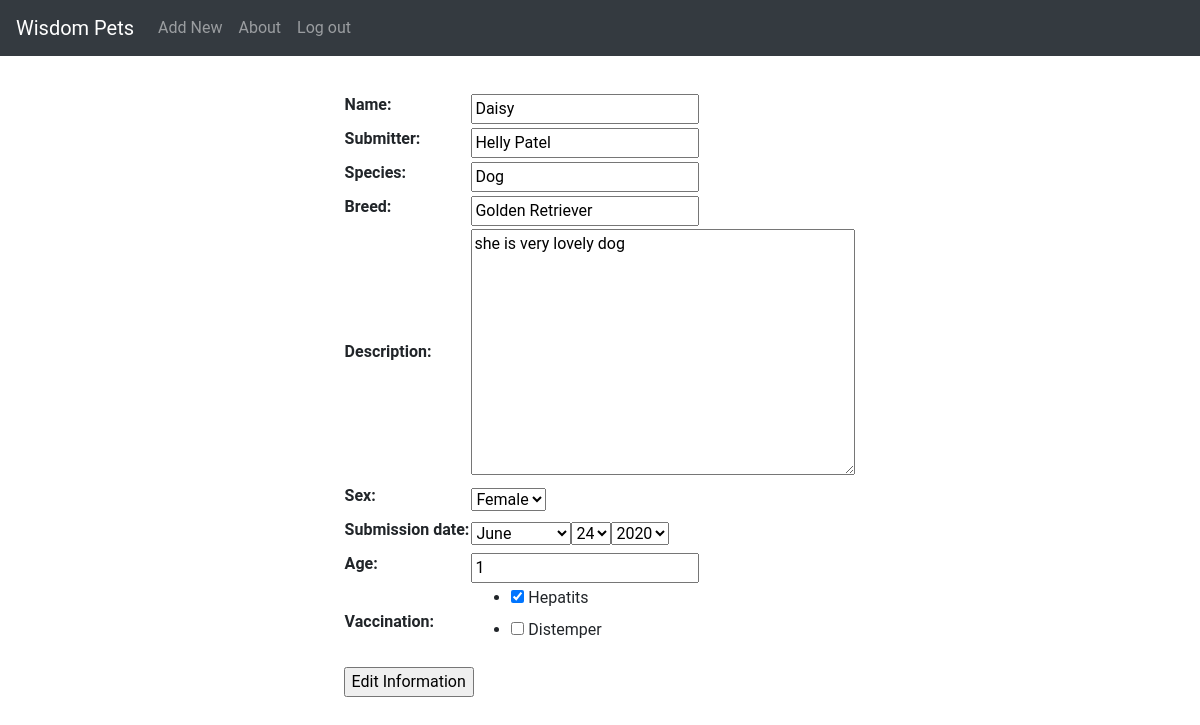
The page /adoptions/edit/2 on the database as committed earlier.
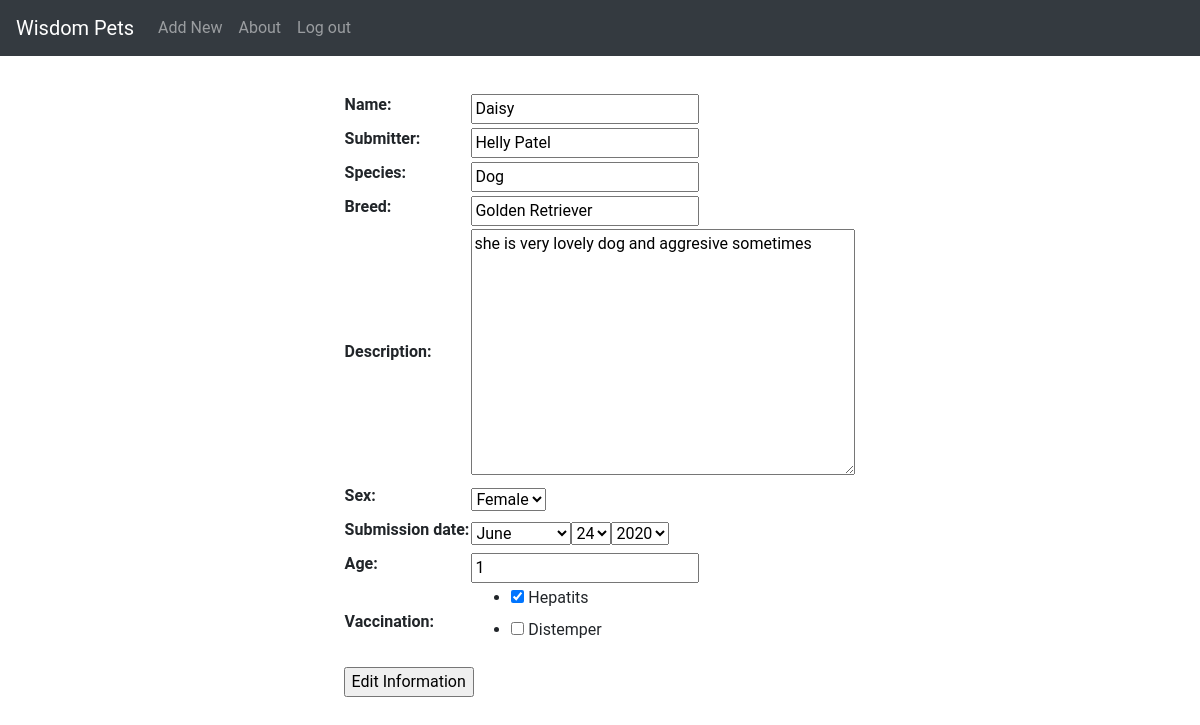
The same page on the database as committed later.
### adoptions/models.py (models this page shows)
class Pet(models.Model):
    SEX_CHOICES = [("M", "Male"), ("F", "Female")]
    name = models.CharField(max_length=100)
    submitter = models.CharField(max_length=100)
    species = models.CharField(max_length=30)
    breed = models.CharField(max_length=30, blank=True)
    description = models.TextField()
    sex = models.CharField(max_length=1, choices=SEX_CHOICES, blank=True)
    submission_date = models.DateTimeField()
    age = models.IntegerField(null=True)
    vaccination = models.ManyToManyField("Vaccination", blank=True)

class Vaccination(models.Model):
    name = models.CharField(max_length=50)
    def __str__(self):
        return self.name

### adoptions/views.py (the view)
# urls.py: path('adoptions/edit/<int:pet_id>', views.edit_pet, name="edit_pet"),
def edit_pet(request, pet_id):
    pet = Pet.objects.get(id=pet_id)
    pets = Pet.objects.all()
    if(request.method=="POST"):
        filled_form = PetForm(request.POST, instance=pet)
        if(filled_form.is_valid()):
            filled_form.save()
            return render(request, 'home.html', {
                'pet_id': pet_id,
                'pets': pets
            })
        else:
            filled_form = PetForm(instance = pet)
            return render(request, 'edit_pet.html', {
                'filled_form': filled_form,
                'pet_id': pet_id,
            })
    else:
        filled_form = PetForm(instance=pet)
        return render(request, 'edit_pet.html', {
            'filled_form': filled_form,
            'pet_id': pet_id,
        })

### adoptions/forms.py
class PetForm(forms.ModelForm):
    class Meta:
        model = Pet
        fields = ['name', 'submitter', 'species', 'breed', 'description', 'sex', 'submission_date', 'age', 'vaccination']
        widgets = {'vaccination': forms.CheckboxSelectMultiple, 'submission_date': forms.SelectDateWidget}

### adoptions/templates/edit_pet.html (shortened to what this page needs)
{% extends 'base.html' %}
{% load static %}
{% block 'scripts' %}
    <link rel="stylesheet" href="{% static 'css/styles.css'%}"/>
{% endblock 'scripts' %}
{% block 'body' %}
<div class="form-container">
    <div class="form">
        <form action = {% url 'edit_pet' pet_id %} method = "post">
            <table>
            {{ filled_form.as_table }}
            </table>
            <input type="submit" value="Edit Information">
        </form>
    </div>
</div>
{% endblock %}

Rows that differ between the two databases and show on the page:
changed Pet "Helly Patel": description "she is very lovely dog" → "she is very lovely dog and aggresive sometimes"
